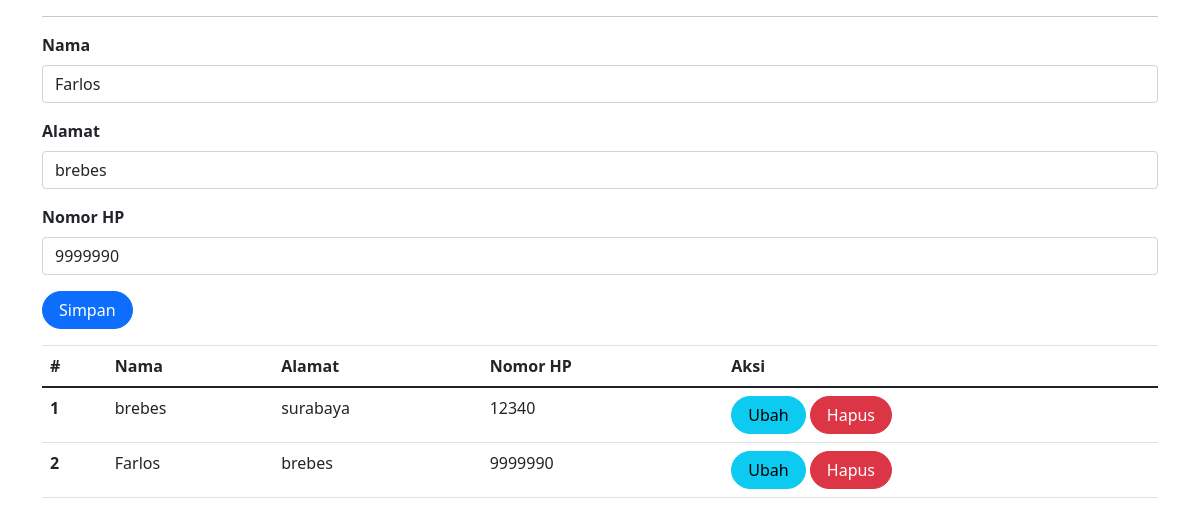
The page /pasien.php?id=2 (signed in) on the database its author committed.
### tables this page shows
CREATE TABLE `pasien` (
  `id` int(10) UNSIGNED NOT NULL,
  `nama` varchar(255) DEFAULT NULL,
  `alamat` varchar(255) DEFAULT NULL,
  `no_hp` varchar(50) DEFAULT NULL
);

### pasien.php (the view, shortened to what this page needs)
<?php
include_once("koneksi.php");
?>
<!DOCTYPE html>
<html lang="en">
<head>
    <link rel="stylesheet" href="assets/css/bootstrap.css">
    <link href="https://cdn.jsdelivr.net/npm/bootstrap@5.0.2/dist/css/bootstrap.min.css"
    rel="stylesheet"
>
</head>
<body>
<div class="container">
    <hr>
    <form class="form row" method="POST" action="" name="myForm" onsubmit="return validate();">
        <?php
        $nama = '';
        $alamat = '';
        $no_hp = '';
        if (isset($_GET['id'])) {
            $ambil = mysqli_query($mysqli, "SELECT * FROM pasien
            WHERE id='" . $_GET['id'] . "'");
            while ($row = mysqli_fetch_array($ambil)) {
                $nama = $row['nama'];
                $alamat = $row['alamat'];
                $no_hp = $row['no_hp'];
            }
        ?>
        <?php
        }
        ?>
        <div class="form-group">
            <label for="inputNama" class="form-label fw-bold">
                Nama
            </label>
            <input type="text" class="form-control" name="nama" id="inputNama" placeholder="Nama" value="<?php echo $nama; ?>">
        </div>
        <div class="form-group">
            <label for="inputAlamat" class="form-label fw-bold">
                Alamat
            </label>
            <input type="text" class="form-control" name="alamat" id="inputAlamat" placeholder="Alamat" value="<?php echo $alamat; ?>">
        </div>
        <div class="form-group">
            <label for="inputNoHP" class="form-label fw-bold">
                Nomor HP
            </label>
            <input type="text" class="form-control" name="no_hp" id="inputNoHP" placeholder="Nomor HP" value="<?php echo $no_hp; ?>">
        </div>
        <div class="form-group">
            <button type="submit" class="btn btn-primary rounded-pill px-3" name="simpan">Simpan</button>
        </div>
    </form>
    <table class="table table-hover">
        <thead>
            <tr>
                <th scope="col">#</th>
                <th scope="col">Nama</th>
                <th scope="col">Alamat</th>
                <th scope="col">Nomor HP</th>
                <th scope="col">Aksi</th>
            </tr>
        </thead>
        <tbody>
            <?php
            $result = mysqli_query(
                $mysqli,"SELECT * FROM pasien"
            );
            $no = 1;
            while ($data = mysqli_fetch_array($result)) {
            ?>
                <tr>
                    <th scope="row"><?php echo $no++ ?></th>
                    <td><?php echo $data['nama'] ?></td>
                    <td><?php echo $data['alamat'] ?></td>
                    <td><?php echo $data['no_hp'] ?></td>
                    <td>
                        <a class="btn btn-info rounded-pill px-3"
                        href="pasien.php?id=<?php echo $data['id'] ?>">Ubah
                        </a>
                        <a class="btn btn-danger rounded-pill px-3"
                        href="pasien.php?id=<?php echo $data['id'] ?>&aksi=hapus">Hapus
                        </a>
                    </td>
                </tr>
            <?php
            }
            ?>
        </tbody>
    </table>
</div>
</body>
</html>

### rows shown on the page
pasien: nama "Farlos", alamat "brebes", no_hp "9999990"
pasien: nama "brebes", alamat "surabaya", no_hp "12340"
